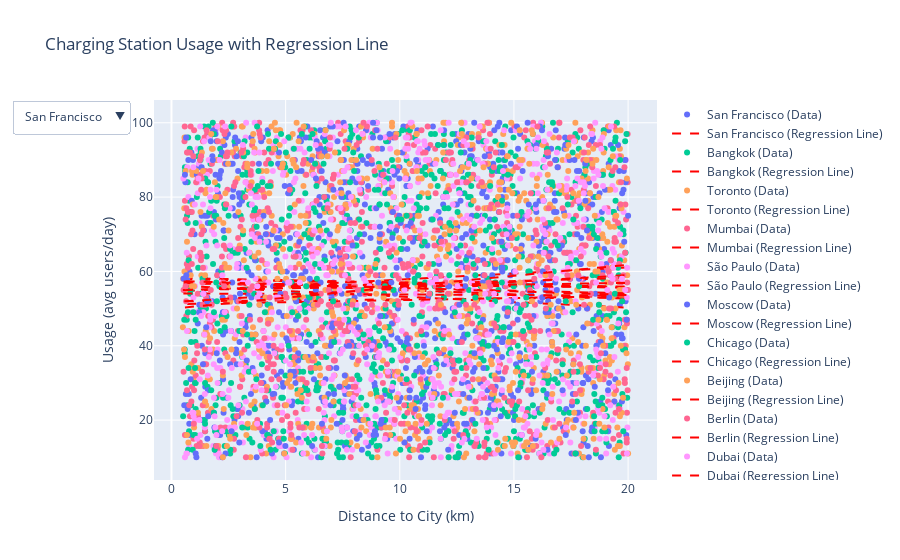

Write notebook code for a chart like this one.
### Markdown cell above
## Charging Station Usage in Cities Based on Distance from City Center.

### Data

- The scatter plot shows the usage of charging stations based on their distance from the city center.
    - Each blue dot represents a data point, indicating the average number of users per day at different distances.

### Regression Line

- The regression line is showing us that overall the distance within 20km does not have a huge impact on the daily usage in most of the cities shown here.

### High Usage Areas

- San Francisco:
    - The data points are widely scattered, indicating variability in charging station usage at distance.
    - The regression line has a slight positive slope, meaning that, on average, charging station usage slightly increases with distance from the city center.
    - This suggests that factors other than distance, such as location (residential vs. commercial), accessibility, or station capacity, influence usage.

### Lower Usage Areas

- Chicago:
    - The data appears widely scattered, meaning there is a significant variability in charging station usage.
    - The slope of the regression line is slightly negative, suggesting a week decreasing trend in usage as the distance from the city increases.
    - While there is some decrease in usage with increasing distance, the spread of the points show that charging stations at similar distances can have widely different usage.

### In Comparison

- San Francisco shows a higher increasing trend in usage as the distance increases, whereas Chicago has a week decreasing trend.
- Both cities exhibit high variability, meaning distance alone is not a strong predictor of usage.

### Code cell
# 5.
# Create an empty Plotly figure
fig = go.Figure()

# Add traces for each city
for city in distance_df['City'].unique():
    city_data = distance_df[distance_df['City'] == city]
    
    # Scatter plot for the city
    fig.add_trace(go.Scatter(x=city_data['Distance to City (km)'], 
                             y=city_data['Usage (avg users/day)'],
                             mode='markers', name=f'{city} (Data)'))
    
    # Calculate the regression line for the city using linregress
    slope, intercept, _, _, _ = linregress(city_data['Distance to City (km)'], 
                                           city_data['Usage (avg users/day)'])
    
    # Create the regression line
    regression_line_x = np.linspace(city_data['Distance to City (km)'].min(),
                                    city_data['Distance to City (km)'].max(),
                                    100)
    regression_line_y = slope * regression_line_x + intercept
    
    # Plot the regression line
    fig.add_trace(go.Scatter(x=regression_line_x, 
                             y=regression_line_y, 
                             mode='lines', 
                             name=f'{city} (Regression Line)', 
                             line=dict(color='red', dash='dash')))

# Add dropdown menu to filter cities
buttons = []
for city in distance_df['City'].unique():
    visible_list = [trace.name == f'{city} (Data)' or trace.name == f'{city} (Regression Line)' for trace in fig.data]
    buttons.append({'label': city,
                    'method': 'update',
                    'args': [{'visible': visible_list},
                             {'title': f"City-Wise Charging Station Usage: {city}"}]})

fig.update_layout(
    updatemenus=[
        {
            'buttons': buttons,
            'direction': 'down',
            'showactive': True,
        }
    ],
    title="Charging Station Usage with Regression Line",
    xaxis_title = 'Distance to City (km)',
    yaxis_title = 'Usage (avg users/day)'
)

# Show the plot
fig.show()

#Scatter plot will show every point when first run. Please select a city from the drop-down list on the left
